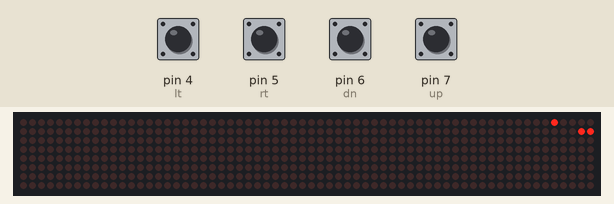
Bench run of a sketch on a simulated Arduino Uno, built with avr-gcc and run on an emulated ATmega328P. Parts: 64×8 LED matrix. Inputs (shaded band) come from the test bench; at power-on: pin 4 (lt), pin 5 (rt), pin 6 (dn), pin 7 (up) HIGH. Random numbers use the default seed unless the sketch sets one.

Above: at 3.5 s.
3.6 s: pin 6 (dn) pulled LOW for 0.15 s
At 3.91 s:
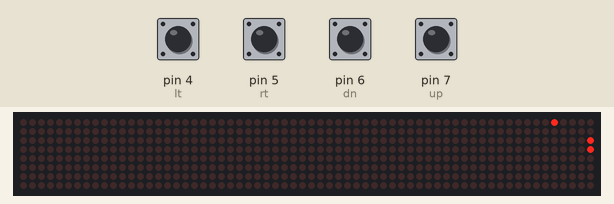
4.3 s: pin 4 (lt) pulled LOW for 0.15 s
At 4.53 s:
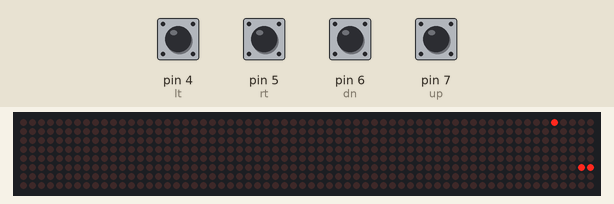
5.0 s: pin 7 (up) pulled LOW for 0.15 s
At 5.14 s:
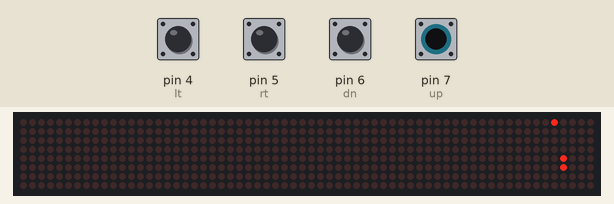
5.7 s: pin 5 (rt) pulled LOW for 0.15 s
At 5.95 s:
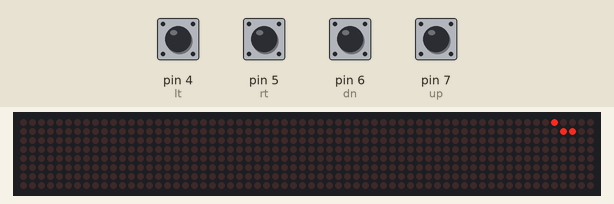
6.4 s: pin 6 (dn) pulled LOW for 1 s
At 7.58 s:
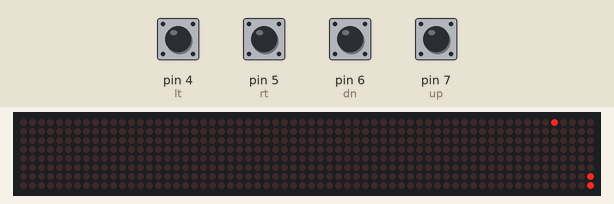
8.0 s: pin 4 (lt) pulled LOW for 1 s
At 9.0 s:
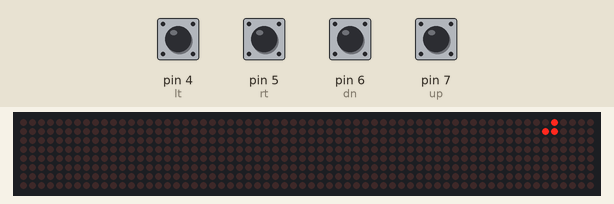
Timing chart, 0 to 10.6 s (numbered marks = the images above; inputs shaded):
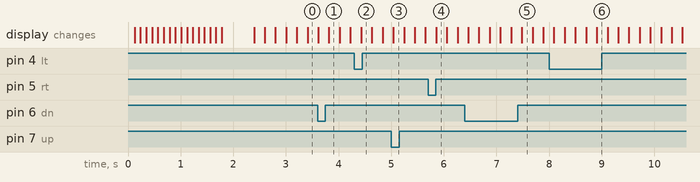

The sketch:

retro_snake.ino
```cpp
/*

Author: Nishant Soni
Date: 2023

*/

// Including the LedControl library
#include <LedControl.h>

// Pins for the LED matrix
int DIN = 12;
int CS = 11;
int CLK = 10;

// Initializing the LedControl object
LedControl lc = LedControl(DIN, CLK, CS, 0);

// Constants for button pins
const byte up = 7;
const byte dn = 6;
const byte rt = 5;
const byte lt = 4;

// Array to represent the snake
int snake[64] = { 0 };
int snake_size;

// Direction of the snake (1-up, 2-down, 3-right, 4-left)
volatile int curr_dir;

//other variables/Flags for the game
int i, j, fi, fj, is_eaten;

//These hexadecimal values represent the pixel patterns for each frame of the snake animation
byte snake_ani[17][8] = {
  { 0x24, 0x18, 0x38, 0x44, 0x44, 0x28, 0x38, 0x38 },
  { 0x18, 0x38, 0x44, 0x44, 0x28, 0x38, 0x38, 0x38 },
  { 0x38, 0x44, 0x44, 0x28, 0x38, 0x38, 0x38, 0x38 },
  { 0x44, 0x44, 0x28, 0x38, 0x38, 0x38, 0x38, 0x38 },
  { 0x44, 0x28, 0x38, 0x38, 0x38, 0x38, 0x38, 0x38 },
  { 0x28, 0x38, 0x38, 0x38, 0x38, 0x38, 0x38, 0x38 },
  { 0x38, 0x38, 0x38, 0x38, 0x38, 0x38, 0x38, 0x38 },
  { 0x38, 0x38, 0x38, 0x38, 0x38, 0x38, 0x38, 0x10 },
  { 0x38, 0x38, 0x38, 0x38, 0x38, 0x38, 0x10, 0x10 },
  { 0x38, 0x38, 0x38, 0x38, 0x38, 0x10, 0x10, 0x00 },
  { 0x38, 0x38, 0x38, 0x38, 0x10, 0x10, 0x00, 0x00 },
  { 0x38, 0x38, 0x38, 0x10, 0x10, 0x00, 0x00, 0x00 },
  { 0x38, 0x38, 0x10, 0x10, 0x00, 0x00, 0x00, 0x00 },
  { 0x38, 0x10, 0x10, 0x00, 0x00, 0x00, 0x00, 0x00 },
  { 0x10, 0x10, 0x00, 0x00, 0x00, 0x00, 0x00, 0x00 },
  { 0x10, 0x00, 0x00, 0x00, 0x00, 0x00, 0x00, 0x00 },
  { 0x00, 0x00, 0x00, 0x00, 0x00, 0x00, 0x00, 0x00 }

};


// Function to initialize the game
void initt() {
  for (int i = 0; i < 17; i++) {
    printByte(snake_ani[i]);
    delay(100);
    lc.clearDisplay(0);
  }

  delay(500);

  //Setting initial values for the snake
  curr_dir = 3;    // Initial direction is right
  is_eaten = 1;    // Flag to check if food is eaten
  snake_size = 2;  // Initial size of the snake

  //These lines initialize the starting position of the snake and its head

  /*
  snake[0] = 2; and snake[1] = 3;
  These lines set the initial position of the snake's head on the LED matrix.
  The coordinates are represented by array indices, where snake[0] represents the x-coordinate and snake[1]
  represents the y-coordinate. So, the snake's head is initially positioned at (2, 3) on the LED matrix.
  */
  snake[0] = 2;
  snake[1] = 3;


  /*
  snake[2] = 2; and snake[3] = 2;
  These lines set the initial position of the second segment of the snake's body. The snake's body is
  represented by segments, and its initial length is 1 segment. These lines set the coordinates of the
  first segment of the snake's body, which in this case, is positioned right behind the head.
  */
  snake[2] = 2;
  snake[3] = 2;

  //current position of the snake's head
  i = snake[0];
  j = snake[1];
}


// Function to update snake's head position
void changeHead() {
  // Wrapping snake around the screen if it goes out of bounds
  if ((j >= 8) && (curr_dir == 3)) {
    j = 0;
  }
  if ((j <= 1) && (curr_dir == 4)) {
    j = 9;
  }

  if ((i >= 8) && curr_dir == 2) {
    i = 0;
  }
  if ((i <= 1) && (curr_dir == 1)) {
    i = 9;
  }

  // Moving snake's head based on the current direction
  if (curr_dir == 1) {
    i--;
  } else if (curr_dir == 2) {
    i++;
  } else if (curr_dir == 3) {
    j++;
  } else if (curr_dir == 4) {
    j--;
  }
  // Updating snake's head position
  snake[0] = i;
  snake[1] = j;

  // Checking if the snake has collided with itself
  for (int a = 2; a < (snake_size * 2); a += 2) {

    // Resetting the game if the snake collides with itself
    if ((i == snake[a]) && (j == snake[a + 1])) {
      lc.setLed(0, (fi - 1), (fj - 1), false);
      initt();
    }

  }


  // Checking if the snake has eaten the food
  if ((i == fi) && (j == fj)) {

    // If food is eaten, increasing snake's size and updating its position
    lc.setLed(0, (fi - 1), (fj - 1), false);
    ++snake_size;
    snake[((snake_size * 2) - 2)] = snake[((snake_size * 2) - 4)];
    snake[((snake_size * 2) - 1)] = snake[((snake_size * 2) - 3)];
    is_eaten = 1;

  }
}


// Function to draw the game board
void drawBoard() {

  // Drawing the snake
  for (int a = 0; a < (snake_size * 2); a += 2) {
    lc.setLed(0, (snake[a] - 1), (snake[(a + 1)] - 1), true);
  }

  // Generating food
  if (is_eaten) {
    // Randomly generating food position
    fi = random(1, 9);
    fj = random(1, 9);

    // Checking if food is generated on the snake's body, and re-generating if so
    for (int a = 0; a < (snake_size * 2); a += 2) {
      while ((snake[a]) == fi) {
        fi = random(1, 9);
      }

      while ((snake[(a + 1)]) == fj) {
        fj = random(1, 9);
      }
    }

    // Displaying the food
    lc.setLed(0, (fi - 1), (fj - 1), true);
    is_eaten = 0;
  }

  // Delay for animation
  delay(200);

  // Erasing the snake's trail
  for (int a = 0; a < (snake_size * 2); a += 2) {
    lc.setLed(0, (snake[a] - 1), (snake[(a + 1)] - 1), false);
  }

  // Updating snake's body segments
  for (int a = (snake_size * 2) - 1; a >= 0; a -= 2) {
    snake[(a + 2)] = snake[a];
    snake[(a + 1)] = snake[(a - 1)];
  }

  // Moving the snake's head
  changeHead();
}

// Setup function
void setup() {
  // Initializing the LED matrix
  lc.shutdown(0, false);
  lc.setIntensity(0, .2);
  lc.clearDisplay(0);

  // Configuring button pins
  pinMode(up, INPUT_PULLUP);
  pinMode(dn, INPUT_PULLUP);
  pinMode(rt, INPUT_PULLUP);
  pinMode(lt, INPUT_PULLUP);

  // Initializing serial communication
  Serial.begin(9600);

  // enable PCIE3 Bit 3 (port D)
  // enable pin change interrupts for specific groups of pins.
  PCICR |= B00000100;

  /*
  B11110000 enables pin change interrupts for the four most significant bits (D7 to D4)
  of port D, which corresponds to Arduino pins 7 to 4.
  */
  PCMSK2 |= B11110000;

  // Initializing the game
  initt();

  // Initializing random seed
  randomSeed(analogRead(0));
}

// Main loop
void loop() {
  // Drawing the game board
  drawBoard();
}

// Interrupt service routine for button presses
ISR(PCINT2_vect) {
  if ((digitalRead(up) == LOW) && (curr_dir != 2)) {
    curr_dir = 1; // Change direction to up
  }
  if ((digitalRead(dn) == LOW) && (curr_dir != 1)) {
    curr_dir = 2; // Change direction to down
  }
  if ((digitalRead(rt) == LOW) && (curr_dir != 4)) {
    curr_dir = 3; // Change direction to right
  }
  if ((digitalRead(lt) == LOW) && (curr_dir != 3)) {
    curr_dir = 4; // Change direction to left
  }
}

// Function to print a byte on the LED matrix
void printByte(byte character[]) {
  int i = 0;
  for (i = 0; i < 8; i++) {
    lc.setRow(0, i, character[i]);
  }
}
```
